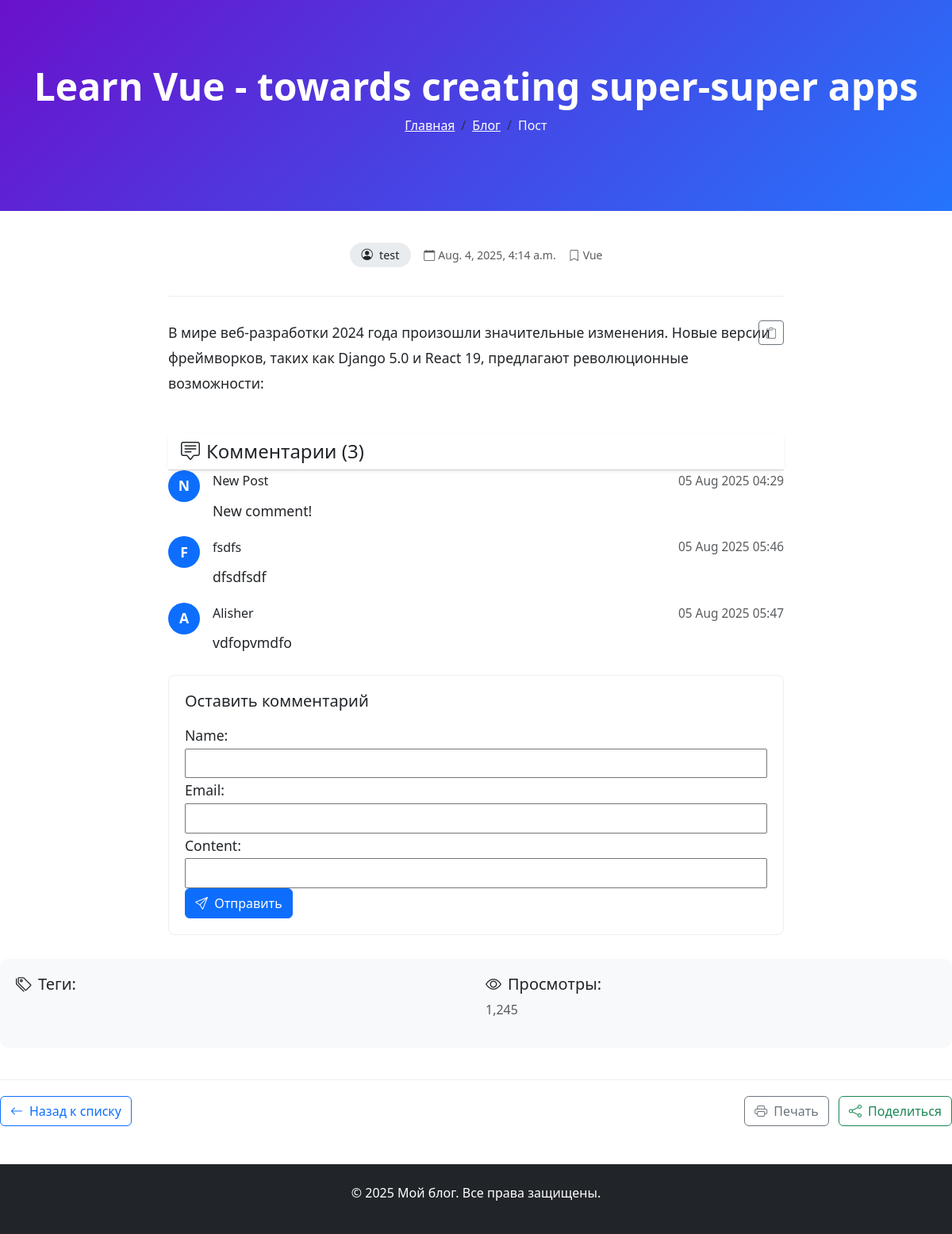
The page /Learn-Vue-towards-creating-super-super-apps/ on the database its author committed.
### blog/models.py (models this page shows, shortened)
class Post(models.Model):
    class NewManager(models.Manager):
        def get_queryset(self):
            return super().get_queryset() .filter(status='published')
    options = (
        ('draft', 'Draft'),
        ('published', 'Published')
    )
    title = models.CharField(max_length=250)
    category = models.ForeignKey(Category,on_delete=models.PROTECT, default=1)
    excerpt = models.TextField(null=True)
    slug = models.SlugField(max_length=250, unique_for_date='publish')
    publish = models.DateTimeField(default=timezone.now)
    author = models.ForeignKey(User, on_delete=models.CASCADE, related_name='blog_posts')
    content = models.TextField()
    status = models.CharField(max_length=10, choices=options, default='draft')
    objects = models.Manager() # default manager
    newmanager = NewManager() # new custom manager
    class Meta:
        ordering = ['-publish',]

class Category(models.Model):
    name = models.CharField(max_length=100)
    def __str__(self):
        return self.name

class Comments(models.Model):
    post = models.ForeignKey(Post, on_delete=models.CASCADE, related_name="comments")
    name = models.CharField(max_length=50)
    email = models.EmailField()
    content = models.TextField()
    publish = models.DateTimeField(auto_now_add=True)
    status = models.BooleanField(default=True)
    class Meta:
        ordering = ['publish',]

### blog/views.py (the view)
# urls.py: path('<slug:post>/', views.post_single, name='post_single'),
def post_single(request, post):
    post = get_object_or_404(Post, slug=post, status='published')
    comments = post.comments.filter(status=True)
    user_comment = None
    if request.method == "POST":
         comment_form = NewCommentForm(request.POST)
         if comment_form.is_valid():
             user_comment = comment_form.save(commit=False)
             user_comment.post = post
             user_comment.save()
             return HttpResponseRedirect('/' + post.slug)
    else:
        comment_form = NewCommentForm()
    return render(request, "single.html", {'post': post, "comments": comments, "comment_form": comment_form})

### blog/forms.py
class NewCommentForm(forms.ModelForm):
    class Meta:
        model = Comments
        fields = ('name', 'email', 'content')
        widgets = {
            "name": forms.TextInput(attrs={'class': 'col-sm-12'}),
            "email": forms.TextInput(attrs={'class': 'col-sm-12'}),
            "content": forms.TextInput(attrs={'class': 'col-sm-12'}),
        }

### blog/templates/single.html (shortened to what this page needs)
{% load static %}
<!DOCTYPE html>
<html lang="ru">
<head>
    <link href="https://cdn.jsdelivr.net/npm/bootstrap@5.3.0/dist/css/bootstrap.min.css" rel="stylesheet">
    <link rel="stylesheet" href="https://cdn.jsdelivr.net/npm/bootstrap-icons@1.10.0/font/bootstrap-icons.css">
</head>
<body>
    <div class="hero-section">
        <div class="container text-center">
            <h1 class="display-5 fw-bold">{{ post.title }}</h1>
            <nav aria-label="breadcrumb">
                <ol class="breadcrumb justify-content-center">
                    <li class="breadcrumb-item"><a href="{% url 'blog:homepage' %} " class="text-white">Главная</a></li>
                    <li class="breadcrumb-item"><a href="{% url 'blog:homepage' %}" class="text-white">Блог</a></li>
                    <li class="breadcrumb-item active text-light" aria-current="page">Пост</li>
                </ol>
            </nav>
        </div>
    </div>
    <div class="container post-container">
        <article>
            <div class="post-header text-center">
                <div class="d-flex justify-content-center align-items-center mb-3">
                    <span class="author-badge me-3">
                        <i class="bi bi-person-circle me-2"></i>{{ post.author }}
                    </span>
                    <small class="text-muted me-3">
                        <i class="bi bi-calendar me-1"></i>{{ post.publish }}
                    </small>
                    <small class="text-muted">
                        <i class="bi bi-bookmark me-1"></i>{{ post.category }}
                    </small>
                </div>
            </div>
            <div class="post-content position-relative">
                <button class="copy-btn btn btn-sm btn-outline-secondary position-absolute top-0 end-0"
                        onclick="copyToClipboard('post-content')"
                        title="Копировать текст">
                    <i class="bi bi-clipboard"></i>
                </button>
                <div id="post-content">
                    {{ post.content|safe}}
                </div>
                <div class="comments-section mt-5">
                    <div class="card border-0 shadow-sm">
                        <div class="card-header bg-white">
                            {% with comments.count  as total_comments %}
                            <h4 class="mb-0"><i class="bi bi-chat-square-text me-2"></i>Комментарии ({{ total_comments }})</h4>
                            {% endwith %}
                        </div>
                    </div>
            <div class="comments-list mb-4">
                {% for comment in post.comments.all %}
                <div class="comment mb-3 d-flex">
                    <div class="flex-shrink-0">
                        <div class="avatar bg-primary text-white rounded-circle d-flex align-items-center justify-content-center"
                             style="width: 40px; height: 40px;">
                            {{ comment.name|first|upper }}
                        </div>
                    </div>
                    <div class="flex-grow-1 ms-3">
                        <div class="d-flex justify-content-between align-items-center">
                            <h6 class="mb-0">{{ comment.name }}</h6>
                            <small class="text-muted">{{ comment.publish|date:"d M Y H:i" }}</small>
                        </div>
                            <p class="mb-0 mt-2">{{ comment.content }}</p>
                    </div>
                </div>
                {% empty %}
                <div class="text-center py-3 text-muted">
                    Пока нет комментариев. Будьте первым!
                </div>
                {% endfor %}
            </div>
            <div class="comment-form">
                <h5 class="mb-3">Оставить комментарий</h5>
                <form method="post">
                    {{ comment_form }}
                    <div class="row g-3">
                        <div class="col-12">
                            <button type="submit" class="btn btn-primary">
                                <i class="bi bi-send me-1"></i> Отправить
                            </button>
                        </div>
                    </div>
                </form>
            </div>
        </div>
    </div>
</div>
            <div class="post-meta">
                <div class="row">
                    <div class="col-md-6">
                        <h5><i class="bi bi-tags me-2"></i>Теги:</h5>
                    </div>
                    <div class="col-md-6">
                        <h5><i class="bi bi-eye me-2"></i>Просмотры:</h5>
                        <p class="text-muted">1,245</p>
                    </div>
                </div>
            </div>
        <div class="action-buttons d-flex justify-content-between">
            <a href="{% url 'blog:homepage' %}" class="btn btn-outline-primary">
                <i class="bi bi-arrow-left me-2"></i>Назад к списку
            </a>
            <div>
                <button class="btn btn-outline-secondary me-2" onclick="window.print()">
                    <i class="bi bi-printer me-2"></i>Печать
                </button>
                <button class="btn btn-outline-success" onclick="sharePost()">
                    <i class="bi bi-share me-2"></i>Поделиться
                </button>
            </div>
        </div>
    <footer class="bg-dark text-white py-4 mt-5">
        <div class="container text-center">
            <p>© {% now "Y" %} Мой блог. Все права защищены.</p>
        </div>
    </footer>
</body>
</html>

### blog/templates/single.html (style rules this page uses)
.hero-section { background: linear-gradient(135deg, #6a11cb 0%, #2575fc 100%); padding: 80px 0; color: white; margin-bottom: 40px; }
.post-container { max-width: 800px; margin: 0 auto; }
.post-header { border-bottom: 1px solid #eee; padding-bottom: 20px; margin-bottom: 30px; }
.post-content { line-height: 1.8; font-size: 1.1rem; }
.post-meta { background-color: #f8f9fa; border-radius: 10px; padding: 20px; margin: 30px 0; }
.author-badge { background-color: #e9ecef; border-radius: 20px; padding: 5px 15px; font-size: 0.9rem; display: inline-block; }
.action-buttons { margin-top: 40px; border-top: 1px solid #eee; padding-top: 20px; }
.copy-btn { cursor: pointer; transition: all 0.3s; }
.comment-form { background-color: #fff; padding: 20px; border-radius: 8px; border: 1px solid #eee; }
.avatar { font-weight: bold; }

### rows shown on the page
Post: title "Learn Vue - towards creating super-super apps", author "test", publish "Aug. 4, 2025, 4:14 a.m.", category "Vue", content "В мире веб-разработки 2024 года произошли значительные изменения. Новые версии фреймворков, таких как Django 5.0 и React 19, предлагают революционные возможности:"
Comments: name|first "N", name "New Post", publish "05 Aug 2025 04:29", content "New comment!"
Comments: name|first "F", name "fsdfs", publish "05 Aug 2025 05:46", content "dfsdfsdf"
Comments: name|first "A", name "Alisher", publish "05 Aug 2025 05:47", content "vdfopvmdfo"

### other values the page prints
{{ total_comments }} "3"
